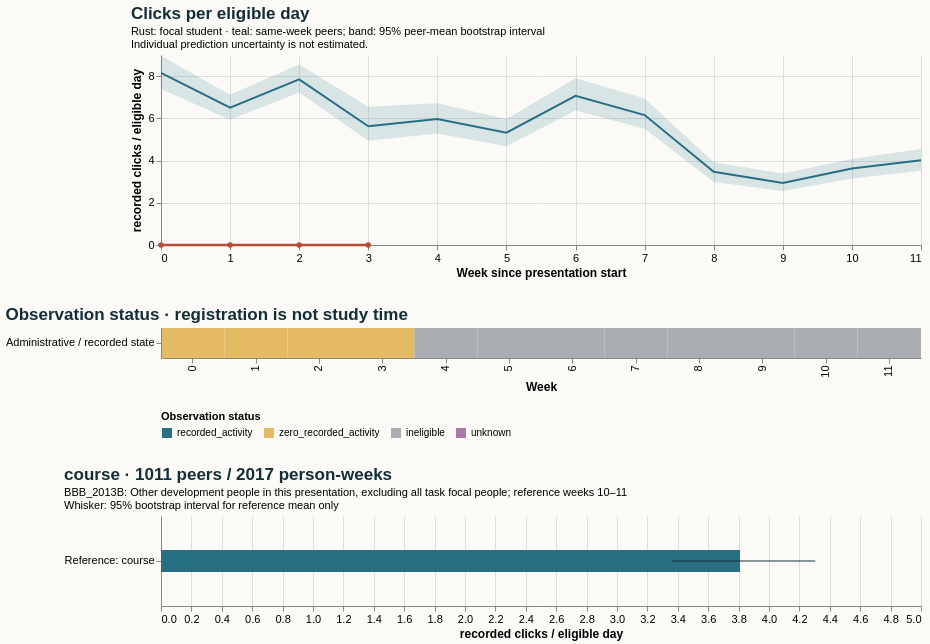

Source (Vega-Lite JSON):
### Vega-Lite specification from a JSON file in a GitHub repository (floating-point values rounded to 4 significant figures)
{"$schema": "https://vega.github.io/schema/vega-lite/v5.20.1.json", "config": {"axis": {"labelFontSize": 11, "titleFontSize": 12}, "background": "#fbfaf7", "font": "sans-serif", "title": {"anchor": "start", "color": "#142e38", "fontSize": 17, "subtitleFontSize": 11}, "view": {"continuousHeight": 300, "continuousWidth": 300, "stroke": null}}, "datasets": {"data-041f90916ef916529d97da7b9f255e45": [{"end_day": 6, "focal_value": 0.0, "peer_ci_high": 8.964, "peer_ci_low": 7.385, "peer_mean": 8.148, "peer_observations": 1143, "peer_people": 1143, "reference": "course", "unit": "recorded clicks / eligible day", "week": 0}, {"end_day": 13, "focal_value": 0.0, "peer_ci_high": 7.113, "peer_ci_low": 5.928, "peer_mean": 6.502, "peer_observations": 1136, "peer_people": 1136, "reference": "course", "unit": "recorded clicks / eligible day", "week": 1}, {"end_day": 20, "focal_value": 0.0, "peer_ci_high": 8.554, "peer_ci_low": 7.226, "peer_mean": 7.845, "peer_observations": 1119, "peer_people": 1119, "reference": "course", "unit": "recorded clicks / eligible day", "week": 2}, {"end_day": 27, "focal_value": 0.0, "peer_ci_high": 6.545, "peer_ci_low": 4.939, "peer_mean": 5.621, "peer_observations": 1112, "peer_people": 1112, "reference": "course", "unit": "recorded clicks / eligible day", "week": 3}, {"end_day": 34, "focal_value": null, "peer_ci_high": 6.709, "peer_ci_low": 5.287, "peer_mean": 5.963, "peer_observations": 1077, "peer_people": 1077, "reference": "course", "unit": "recorded clicks / eligible day", "week": 4}, {"end_day": 41, "focal_value": null, "peer_ci_high": 5.972, "peer_ci_low": 4.673, "peer_mean": 5.32, "peer_observations": 1070, "peer_people": 1070, "reference": "course", "unit": "recorded clicks / eligible day", "week": 5}, {"end_day": 48, "focal_value": null, "peer_ci_high": 7.894, "peer_ci_low": 6.367, "peer_mean": 7.068, "peer_observations": 1060, "peer_people": 1060, "reference": "course", "unit": "recorded clicks / eligible day", "week": 6}, {"end_day": 55, "focal_value": null, "peer_ci_high": 6.939, "peer_ci_low": 5.501, "peer_mean": 6.156, "peer_observations": 1044, "peer_people": 1044, "reference": "course", "unit": "recorded clicks / eligible day", "week": 7}, {"end_day": 62, "focal_value": null, "peer_ci_high": 3.914, "peer_ci_low": 2.98, "peer_mean": 3.473, "peer_observations": 1034, "peer_people": 1034, "reference": "course", "unit": "recorded clicks / eligible day", "week": 8}, {"end_day": 69, "focal_value": null, "peer_ci_high": 3.382, "peer_ci_low": 2.557, "peer_mean": 2.943, "peer_observations": 1017, "peer_people": 1017, "reference": "course", "unit": "recorded clicks / eligible day", "week": 9}, {"end_day": 76, "focal_value": null, "peer_ci_high": 4.073, "peer_ci_low": 3.147, "peer_mean": 3.624, "peer_observations": 1011, "peer_people": 1011, "reference": "course", "unit": "recorded clicks / eligible day", "week": 10}, {"end_day": 83, "focal_value": null, "peer_ci_high": 4.544, "peer_ci_low": 3.518, "peer_mean": 4.014, "peer_observations": 1006, "peer_people": 1006, "reference": "course", "unit": "recorded clicks / eligible day", "week": 11}], "data-60cb877c3754e1ed07bb091f599717f3": [{"hi": null, "lo": null, "series": "Focal: weeks 10–11", "value": null}, {"hi": 4.304, "lo": 3.362, "series": "Reference: course", "value": 3.809}], "data-742c6a8fb82c8370de9a3a588a9fd194": [{"eligible_days": 7.0, "end_day": 6, "logging_completeness": "unknown", "observation_status": "zero_recorded_activity", "row": "Administrative / recorded state", "score_status": "withheld_release_time_unknown", "start_day": 0, "value": 0.0, "week": 0}, {"eligible_days": 7.0, "end_day": 13, "logging_completeness": "unknown", "observation_status": "zero_recorded_activity", "row": "Administrative / recorded state", "score_status": "withheld_release_time_unknown", "start_day": 7, "value": 0.0, "week": 1}, {"eligible_days": 7.0, "end_day": 20, "logging_completeness": "unknown", "observation_status": "zero_recorded_activity", "row": "Administrative / recorded state", "score_status": "withheld_release_time_unknown", "start_day": 14, "value": 0.0, "week": 2}, {"eligible_days": 6.0, "end_day": 27, "logging_completeness": "unknown", "observation_status": "zero_recorded_activity", "row": "Administrative / recorded state", "score_status": "withheld_release_time_unknown", "start_day": 21, "value": 0.0, "week": 3}, {"eligible_days": 0.0, "end_day": 34, "logging_completeness": "unknown", "observation_status": "ineligible", "row": "Administrative / recorded state", "score_status": "withheld_release_time_unknown", "start_day": 28, "value": null, "week": 4}, {"eligible_days": 0.0, "end_day": 41, "logging_completeness": "unknown", "observation_status": "ineligible", "row": "Administrative / recorded state", "score_status": "withheld_release_time_unknown", "start_day": 35, "value": null, "week": 5}, {"eligible_days": 0.0, "end_day": 48, "logging_completeness": "unknown", "observation_status": "ineligible", "row": "Administrative / recorded state", "score_status": "withheld_release_time_unknown", "start_day": 42, "value": null, "week": 6}, {"eligible_days": 0.0, "end_day": 55, "logging_completeness": "unknown", "observation_status": "ineligible", "row": "Administrative / recorded state", "score_status": "withheld_release_time_unknown", "start_day": 49, "value": null, "week": 7}, {"eligible_days": 0.0, "end_day": 62, "logging_completeness": "unknown", "observation_status": "ineligible", "row": "Administrative / recorded state", "score_status": "withheld_release_time_unknown", "start_day": 56, "value": null, "week": 8}, {"eligible_days": 0.0, "end_day": 69, "logging_completeness": "unknown", "observation_status": "ineligible", "row": "Administrative / recorded state", "score_status": "withheld_release_time_unknown", "start_day": 63, "value": null, "week": 9}, {"eligible_days": 0.0, "end_day": 76, "logging_completeness": "unknown", "observation_status": "ineligible", "row": "Administrative / recorded state", "score_status": "withheld_release_time_unknown", "start_day": 70, "value": null, "week": 10}, {"eligible_days": 0.0, "end_day": 83, "logging_completeness": "unknown", "observation_status": "ineligible", "row": "Administrative / recorded state", "score_status": "withheld_release_time_unknown", "start_day": 77, "value": null, "week": 11}]}, "resolve": {"scale": {"color": "independent"}}, "spacing": 28, "vconcat": [{"data": {"name": "data-041f90916ef916529d97da7b9f255e45"}, "height": 190, "layer": [{"encoding": {"x": {"axis": {"tickMinStep": 1}, "field": "week", "title": "Week since presentation start", "type": "quantitative"}, "y": {"field": "peer_ci_low", "scale": {"zero": true}, "title": "recorded clicks / eligible day", "type": "quantitative"}, "y2": {"field": "peer_ci_high"}}, "mark": {"color": "#286f83", "opacity": 0.16, "type": "area"}}, {"encoding": {"tooltip": [{"field": "week", "type": "quantitative"}, {"field": "peer_mean", "type": "quantitative"}, {"field": "peer_people", "type": "quantitative"}, {"field": "peer_observations", "type": "quantitative"}], "x": {"field": "week", "type": "quantitative"}, "y": {"field": "peer_mean", "type": "quantitative"}}, "mark": {"color": "#286f83", "strokeWidth": 2, "type": "line"}}, {"encoding": {"tooltip": [{"field": "week", "type": "quantitative"}, {"field": "focal_value", "type": "quantitative"}], "x": {"field": "week", "type": "quantitative"}, "y": {"field": "focal_value", "type": "quantitative"}}, "mark": {"color": "#b64c35", "point": {"color": "#b64c35"}, "strokeWidth": 2.5, "type": "line"}}], "title": {"subtitle": ["Rust: focal student · teal: same-week peers; band: 95% peer-mean bootstrap interval", "Individual prediction uncertainty is not estimated."], "text": "Clicks per eligible day"}, "width": 760}, {"data": {"name": "data-742c6a8fb82c8370de9a3a588a9fd194"}, "encoding": {"color": {"field": "observation_status", "legend": {"labelLimit": 260, "orient": "bottom"}, "scale": {"domain": ["recorded_activity", "zero_recorded_activity", "ineligible", "unknown"], "range": ["#286f83", "#e4bb64", "#aaaeb3", "#ac78a5"]}, "title": "Observation status", "type": "nominal"}, "tooltip": [{"field": "week", "type": "quantitative"}, {"field": "eligible_days", "type": "quantitative"}, {"field": "observation_status", "type": "nominal"}, {"field": "logging_completeness", "type": "nominal"}], "x": {"field": "week", "title": "Week", "type": "ordinal"}, "y": {"field": "row", "title": null, "type": "nominal"}}, "height": 30, "mark": {"type": "rect"}, "title": "Observation status · registration is not study time", "width": 760}, {"data": {"name": "data-60cb877c3754e1ed07bb091f599717f3"}, "height": 90, "layer": [{"encoding": {"x": {"field": "value", "scale": {"domain": [0, 4.519], "zero": true}, "title": "recorded clicks / eligible day", "type": "quantitative"}, "y": {"field": "series", "sort": null, "title": null, "type": "nominal"}}, "mark": {"color": "#286f83", "size": 22, "type": "bar"}}, {"encoding": {"x": {"field": "lo", "type": "quantitative"}, "x2": {"field": "hi"}, "y": {"field": "series", "sort": null, "title": null, "type": "nominal"}}, "mark": {"color": "#142e38", "type": "rule"}}], "title": {"subtitle": ["BBB_2013B: Other development people in this presentation, excluding all task focal people; reference weeks 10–11", "Whisker: 95% bootstrap interval for reference mean only"], "text": "course · 1011 peers / 2017 person-weeks"}, "width": 760}]}
